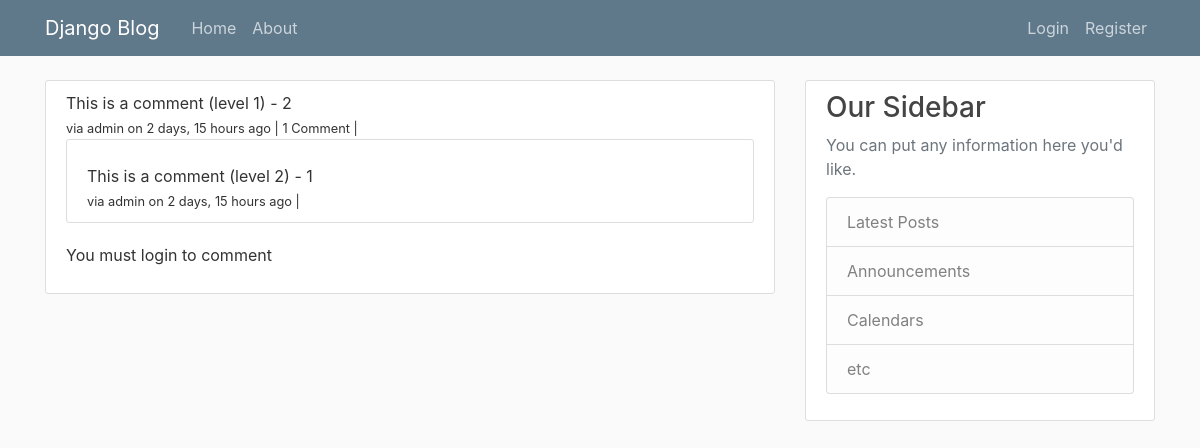
Screenshot of /comments/32/ with the database file from the repository.
### comments/models.py (models this page shows, shortened)
class Comment(models.Model):
    author = models.ForeignKey(User, on_delete=models.CASCADE, default=1)
    content_type = models.ForeignKey(ContentType, on_delete=models.CASCADE)
    object_id = models.PositiveIntegerField()
    content_object = GenericForeignKey('content_type', 'object_id')
    parent = models.ForeignKey("self", null=True, blank=True, on_delete=models.CASCADE)
    content = models.TextField()
    timestamp = models.DateTimeField(default=timezone.now)
    objects = CommentManager()
    class Meta:
        ordering = ['-timestamp']
    def children(self): #replies
        return Comment.objects.filter(parent=self)
    @property
    def is_parent(self):
        if self.parent is not None:
            return False
        return True

### comments/views.py (the view, shortened to what this page needs)
# urls.py: path('<int:pk>/', views.comment_thread, name='thread'),
def comment_thread(request, pk):
    try:
        obj = Comment.objects.get(id=pk)
    except:
        raise Http404
    if not obj.is_parent:
        obj = obj.parent
    content_object = obj.content_object # the Post that related the this comment
    content_id = obj.content_object.id
    initial_data = {
            "content_type": obj.content_type,
            "object_id": obj.object_id
    }
    form = CommentForm(request.POST or None, initial=initial_data)
    context = {
        "comment": obj,
        "form": form,
    }
    return render(request, 'comments/comment_thread.html', context)

### comments/templates/comments/comment_thread.html (shortened to what this page needs)
{% extends "blog/base.html" %}
{% load crispy_forms_tags %}
{% block content %}
  <article class="media content-section">
      <div class="media-body">
        {{ comment.content }}
        <br>
        <small>via {{ comment.author }} on {{ comment.timestamp|timesince }} ago | {% if comment.children.count > 0 %}{{ comment.children.count }} Comment | {% endif %} </small>
        <div class="comment-reply">
          {% for child_comment in comment.children %}
          <div class="media content-section pt-0 mt-0">
            <div class="media-body">
              <br>{{ child_comment.content }}
              <br>
              <small>via {{ child_comment.author }} on {{ child_comment.timestamp|timesince }} ago | {% if request.user == child_comment.author %}<a href="{{ child_comment.get_delete_url }}">Delete</a>{% endif %}</small>
            </div>
          </div>
          {% endfor %}
          {% if request.user.is_authenticated %}
            <form method="post" action="">
              {% csrf_token %}
              {{ form|crispy }}
              <input type="hidden" name="parent_id" value="{{ comment.id }}">
              <input type="submit" value="Reply" class="btn btn-default">
            </form>
          {% else %}
            <p>You must login to comment</p>
          {% endif %}
        </div>
      </div>
  </article>
{% endblock content %}

### blog/static/blog/main.css (style rules this page uses)
body { background: #fafafa; color: #333333; margin-top: 5rem; }
.content-section { background: #ffffff; padding: 10px 20px; border: 1px solid #dddddd; border-radius: 3px; margin-bottom: 20px; }

### rows the page displays
Comment: content "This is a comment (level 1) - 2", author "admin", timestamp "2 days, 15 hours", children.count "1"
Comment: content "This is a comment (level 2) - 1", author "admin", timestamp "2 days, 15 hours"
